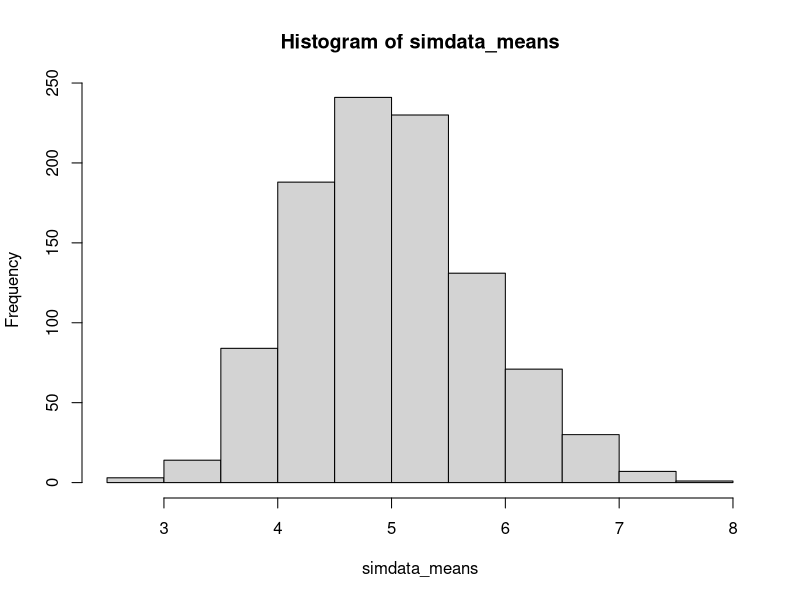
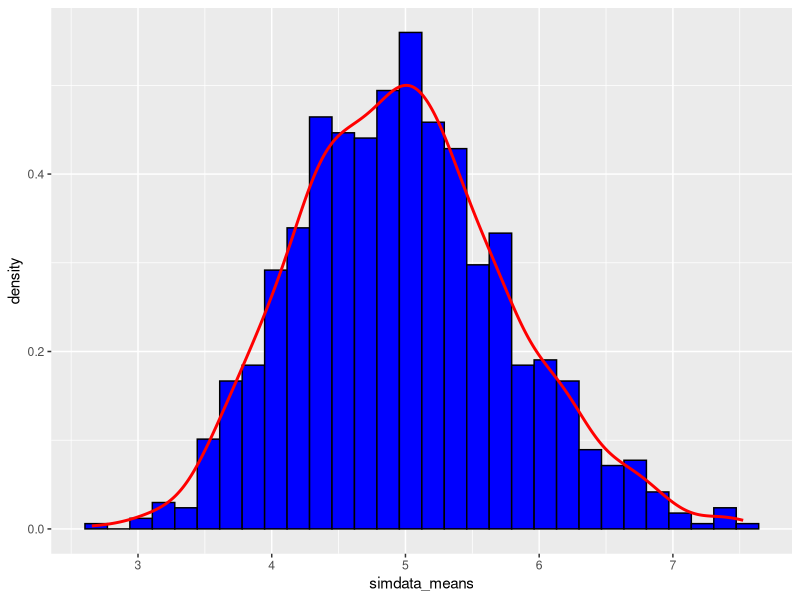

Source code (R) for these figures, in order:
## ---- chunk 1
library(ggplot2)
## ---- chunk 2
nosim <- 1000;
n <- 40;
lambda <- 0.2;
## ---- chunk 3
 ## values
simdata <- matrix(rexp(nosim * n, rate=lambda), nosim);
simdata_means <- apply(simdata, 1, mean);
hist(simdata_means);

theoretical_mean <- 1/lambda;

print (paste("Theoretical center of the distribution = ",theoretical_mean));
print (paste("Actual center of the distribution based on the simulations = ", 
             round(mean(simdata_means), 3)));

theoretical_var <- (1/lambda)^2/n;
theoretical_sd <- 1/lambda/sqrt(n);
print (paste("Theoretical variance = ", theoretical_var));
print (paste("Actual variance based on the simulations=",
             round(var(simdata_means), 3)));

print (paste("Theoretical standard deviation = ", 
                     round(theoretical_sd, 3)));

print (paste("Actual standard deviation based on the simulations = ", 
                     round(sd(simdata_means), 3)));

plotdata <- data.frame(simdata_means);
m <- ggplot(plotdata, aes(x = simdata_means)); 
m <- m + geom_histogram(aes(y=..density..), colour="black", 
                                fill = "blue")
m + geom_density(colour="red", size=1);
